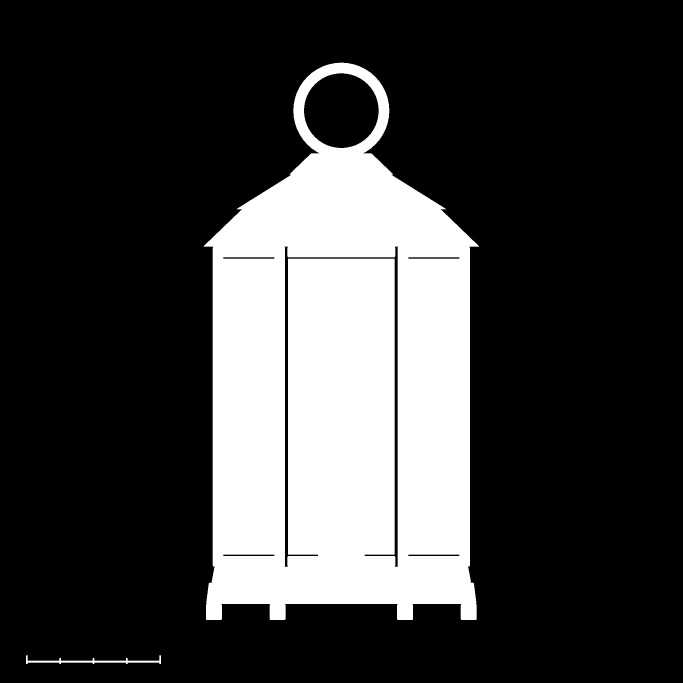
#> input picture rooms/atelier/seed/blueprint/front.png, 2048 x 2048 px (shown at 1/3 size)
$ python -i congestion.py   (imports and definitions only)   (older library calls are emulated)
#> lines starting #> are read from the running program, lines starting #| are printed output that depends on the picture
#> further down, picture is the input picture: shape (2048, 2048, 3); min 0, max 255, mean 60.1
### metrics/molmetrics/color.py
"""Color conversions (sRGB -> linear -> OKLab / OKLCH) and color.* metrics."""

from __future__ import annotations

from typing import Sequence

import numpy as np

# Precomputed 8-bit sRGB -> linear LUT (IEC 61966-2-1) for fast exact frame conversion.
_U8_GRID = np.arange(256, dtype=np.float64) / 255.0
_SRGB_TO_LINEAR_LUT = np.where(
    _U8_GRID <= 0.04045,
    _U8_GRID / 12.92,
    ((_U8_GRID + 0.055) / 1.055) ** 2.4,
)

# Ottosson (2020) direct linear-sRGB -> LMS and LMS^(1/3) -> OKLab matrices.
_M1_LRGB_TO_LMS = np.array([
    [0.4122214708, 0.5363325363, 0.0514459929],
    [0.2119034982, 0.6806995451, 0.1073969566],
    [0.0883024619, 0.2817188376, 0.6299787005],
], dtype=np.float64)

_M2_LMS_TO_OKLAB = np.array([
    [0.2104542553, 0.7936177850, -0.0040720468],
    [1.9779984951, -2.4285922050, 0.4505937099],
    [0.0259040371, 0.7827717662, -0.8086757660],
], dtype=np.float64)


def srgb_to_linear(srgb: np.ndarray) -> np.ndarray:
    """Convert sRGB (uint8 0..255 or float 0..1) to linear RGB using IEC 61966-2-1."""
    arr = np.asarray(srgb)
    if arr.dtype == np.uint8:
        return _SRGB_TO_LINEAR_LUT[arr]
    f = arr.astype(np.float64, copy=False)
    return np.where(f <= 0.04045, f / 12.92, ((np.maximum(f, 0.0) + 0.055) / 1.055) ** 2.4)


# [4 lines left out: function linear_to_srgb, not called in this run]


def linear_to_oklab(linear: np.ndarray) -> np.ndarray:
    """Convert linear sRGB (..., 3) to OKLab (..., 3) per Ottosson (2020)."""
    lin = np.asarray(linear, dtype=np.float64)
    lms = lin @ _M1_LRGB_TO_LMS.T
    lms_cbrt = np.cbrt(lms)
    return lms_cbrt @ _M2_LMS_TO_OKLAB.T
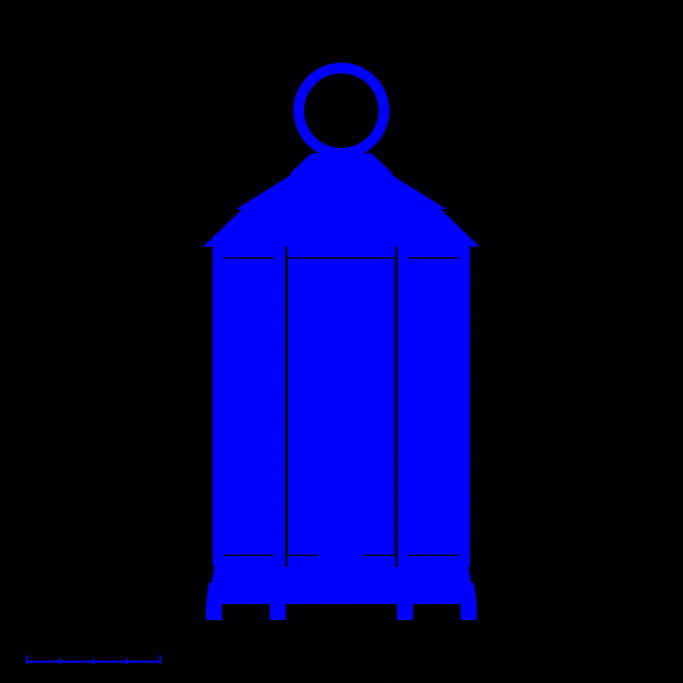
#> returned value: shape (2048, 2048, 3) float64 (shown at 1/3 size); mean of channels 0, 1, 2 0.24, 1.94e-11, 8.94e-09; drawn as B, G, R


def srgb_to_oklab(img: np.ndarray) -> np.ndarray:
    """Convert an sRGB image/array (uint8 or float in [0, 1]) to OKLab (..., 3)."""
    return linear_to_oklab(srgb_to_linear(img))


def srgb_to_oklab_l(img: np.ndarray) -> np.ndarray:
    """Fast path returning only OKLab lightness L in [0, 1] as float64."""
    return srgb_to_oklab(img)[..., 0]


# [182 lines left out: functions oklab_to_oklch, oklch_to_oklab, y8_luma, chromatic_mask, _nearest_palette_sqdist, palette_fidelity and 6 more, not called in this run]

### metrics/molmetrics/congestion.py
"""Feature Congestion visual clutter metric (Rosenholtz, Li & Nakano 2007).

Computes local covariance volume of OKLab color, DoG luminance contrast, and
structure-tensor orientation across 3 spatial scales, combined per Rosenholtz et al.
(2007), "Measuring visual clutter", Journal of Vision 7(2):17.
"""

from __future__ import annotations

import cv2
import numpy as np

from .color import srgb_to_oklab

# Regularization / feature normalization weights calibrated to Rosenholtz 2007 scales.
_COLOR_REG = 1e-6
_CONTRAST_WEIGHT = 1.0
_COLOR_WEIGHT = 1.0
_ORIENT_WEIGHT = 1.0
_NUM_SCALES = 3


def _det3x3_sym(
    c00: np.ndarray,
    c11: np.ndarray,
    c22: np.ndarray,
    c01: np.ndarray,
    c02: np.ndarray,
    c12: np.ndarray,
) -> np.ndarray:
    """Closed-form determinant of a symmetric 3x3 covariance matrix field."""
    return (
        c00 * (c11 * c22 - c12 * c12)
        - c01 * (c01 * c22 - c12 * c02)
        + c02 * (c01 * c12 - c11 * c02)
    )


def _blur(arr: np.ndarray, sigma: float) -> np.ndarray:
    return cv2.GaussianBlur(arr, (0, 0), sigmaX=sigma, sigmaY=sigma, borderType=cv2.BORDER_REFLECT101)


def _color_congestion_scale(lab: np.ndarray) -> np.ndarray:
    """Local 3x3 OKLab covariance volume sqrt(det(Sigma))^(1/3) at a single pyramid scale."""
    l_ch = lab[..., 0]
    a_ch = lab[..., 1]
    b_ch = lab[..., 2]

    sigma_w = 3.0
    ml = _blur(l_ch, sigma_w)
    ma = _blur(a_ch, sigma_w)
    mb = _blur(b_ch, sigma_w)

    # Subtract local mean before squaring to avoid float32 catastrophic cancellation on flat regions.
    dl = l_ch - ml
    da = a_ch - ma
    db = b_ch - mb

    c00 = _blur(dl * dl, sigma_w) + _COLOR_REG
    c11 = _blur(da * da, sigma_w) + _COLOR_REG
    c22 = _blur(db * db, sigma_w) + _COLOR_REG
    c01 = _blur(dl * da, sigma_w)
    c02 = _blur(dl * db, sigma_w)
    c12 = _blur(da * db, sigma_w)

    det = _det3x3_sym(c00, c11, c22, c01, c02, c12)
    base_floor = _COLOR_REG ** 0.5
    vol = np.power(np.maximum(det, 0.0), 1.0 / 6.0) - base_floor
    return np.maximum(vol, 0.0)


def _contrast_congestion_scale(lum: np.ndarray) -> np.ndarray:
    """Local std of Difference-of-Gaussians luminance contrast at a single scale."""
    dog = _blur(lum, 1.0) - _blur(lum, 2.0)
    sigma_w = 3.0
    mu = _blur(dog, sigma_w)
    diff = dog - mu
    var = np.maximum(_blur(diff * diff, sigma_w), 0.0)
    return np.sqrt(var)


def _orientation_congestion_scale(lum: np.ndarray) -> np.ndarray:
    """Local structure-tensor orientation clutter sqrt(lambda1 * lambda2)^(1/2) at a single scale."""
    # Smooth slightly before derivative to suppress 1-px numerical noise.
    lum_s = _blur(lum, 0.8)
    gx = cv2.Sobel(lum_s, cv2.CV_32F, 1, 0, ksize=3, scale=0.25)
    gy = cv2.Sobel(lum_s, cv2.CV_32F, 0, 1, ksize=3, scale=0.25)

    sigma_w = 3.0
    jxx = _blur(gx * gx, sigma_w)
    jyy = _blur(gy * gy, sigma_w)
    jxy = _blur(gx * gy, sigma_w)

    det_j = np.maximum(jxx * jyy - jxy * jxy, 0.0)
    # det(J)^(1/4) is linear in contrast and vanishes for 1D straight edges (lambda_min == 0).
    return np.power(det_j, 0.25)


def congestion_map(img: np.ndarray) -> np.ndarray:
    """Compute per-pixel Feature Congestion map across 3 Gaussian pyramid scales."""
    lab = srgb_to_oklab(img).astype(np.float32)
    h0, w0 = lab.shape[:2]
#> h0 = 2048; w0 = 2048

    max_color = np.zeros((h0, w0), dtype=np.float32)
    max_contrast = np.zeros((h0, w0), dtype=np.float32)
    max_orient = np.zeros((h0, w0), dtype=np.float32)

    cur_lab = lab
    for scale in range(_NUM_SCALES):
        if cur_lab.shape[0] < 4 or cur_lab.shape[1] < 4:
            break
        cur_lum = cur_lab[..., 0]
        c_col = _color_congestion_scale(cur_lab)
        c_con = _contrast_congestion_scale(cur_lum)
        c_ori = _orientation_congestion_scale(cur_lum)

        if scale > 0:
            c_col = cv2.resize(c_col, (w0, h0), interpolation=cv2.INTER_LINEAR)
            c_con = cv2.resize(c_con, (w0, h0), interpolation=cv2.INTER_LINEAR)
            c_ori = cv2.resize(c_ori, (w0, h0), interpolation=cv2.INTER_LINEAR)

        np.maximum(max_color, c_col, out=max_color)
        np.maximum(max_contrast, c_con, out=max_contrast)
        np.maximum(max_orient, c_ori, out=max_orient)

        if scale + 1 < _NUM_SCALES:
            cur_lab = cv2.pyrDown(cur_lab)
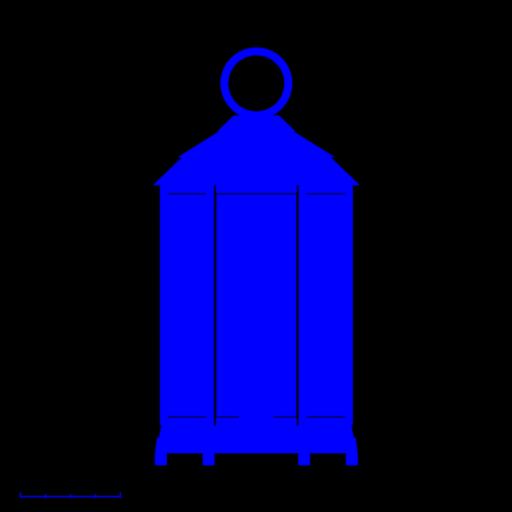
#> cur_lab: shape (512, 512, 3) float32; mean B, G, R 0.24, 1.94e-11, 8.94e-09
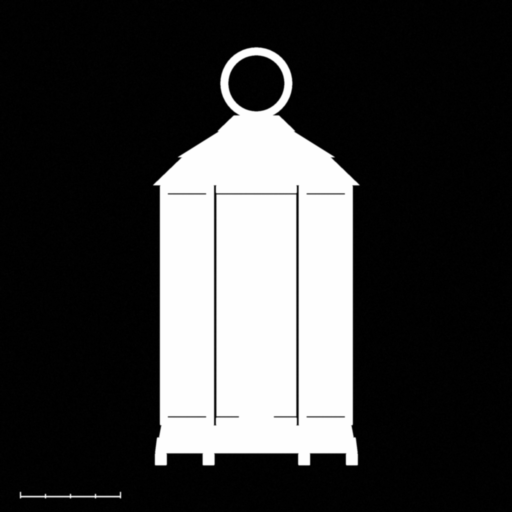
#> cur_lum: shape (512, 512) float32; min 1.64e-05, max 1, mean 0.24
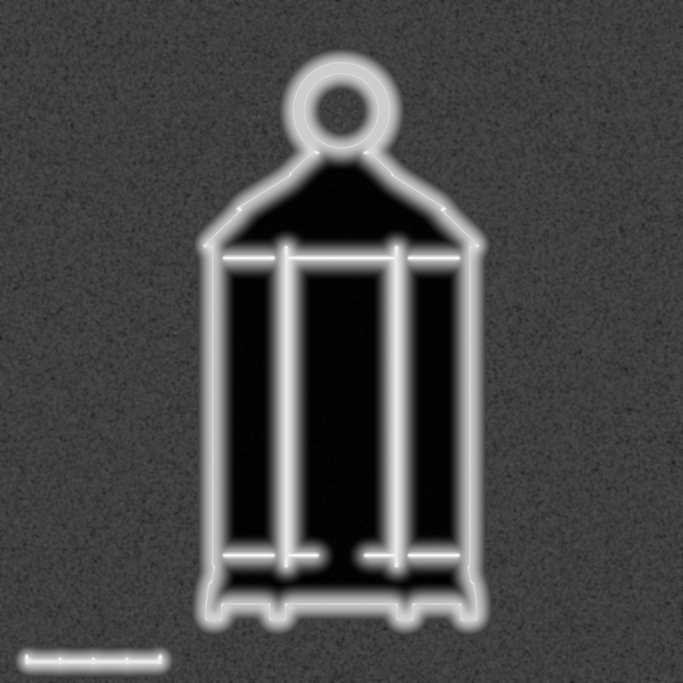
#> max_color: shape (2048, 2048) float32 (shown at 1/3 size); min 8.26e-06, max 0.00656, mean 0.00186; drawn with min black and max white
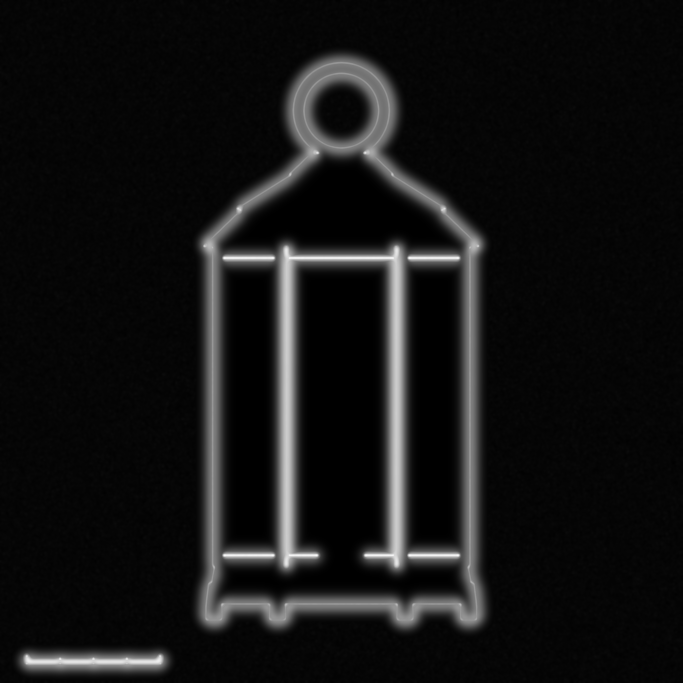
#> max_contrast: shape (2048, 2048) float32 (shown at 1/3 size); min 5.01e-05, max 0.148, mean 0.0114; drawn with min black and max white
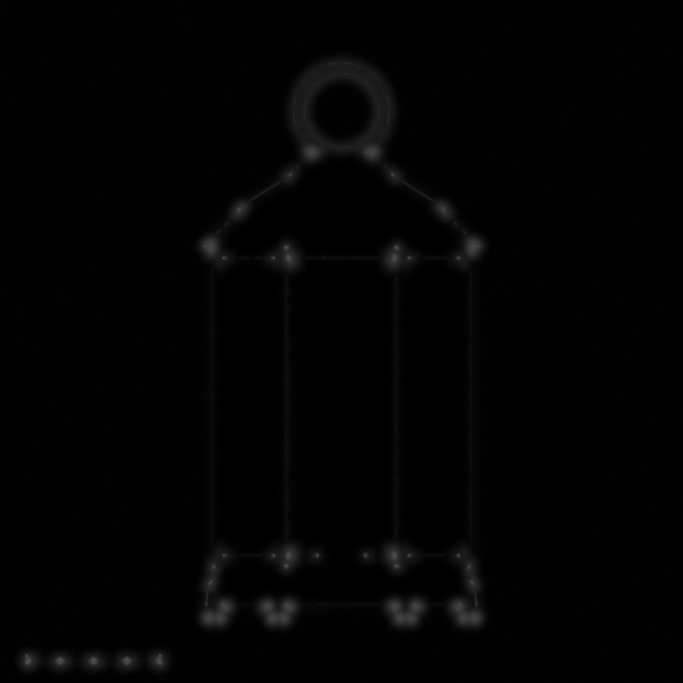
#> max_orient: shape (2048, 2048) float32 (shown at 1/3 size); min 9.9e-05, max 0.308, mean 0.0127

    # Empirical scale normalization commensurate with Rosenholtz et al. (2007).
    return (
        _COLOR_WEIGHT * (max_color / 0.05)
        + _CONTRAST_WEIGHT * (max_contrast / 0.05)
        + _ORIENT_WEIGHT * (max_orient / 0.05)
    ) / 3.0
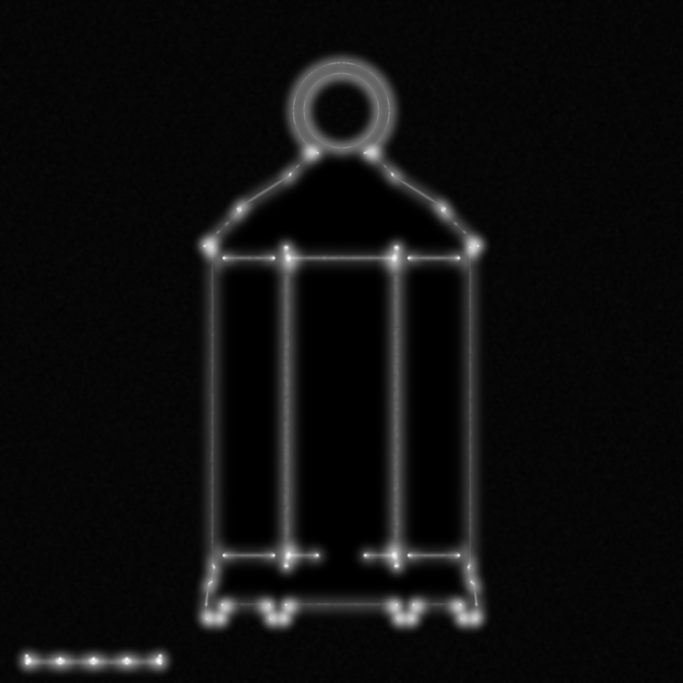
#> returned value: shape (2048, 2048) float32 (shown at 1/3 size); min 0.00109, max 3, mean 0.173; drawn with min black and max white


def feature_congestion(img: np.ndarray) -> float:
    """visual.congestion: mean Feature Congestion across the viewport."""
    return float(np.mean(congestion_map(img)))

>>> import cv2
>>> picture = cv2.imread('../../rooms/atelier/seed/blueprint/front.png')
>>> result = congestion_map(picture)

$ run again, on rooms/atelier/seed/blueprint/side.png
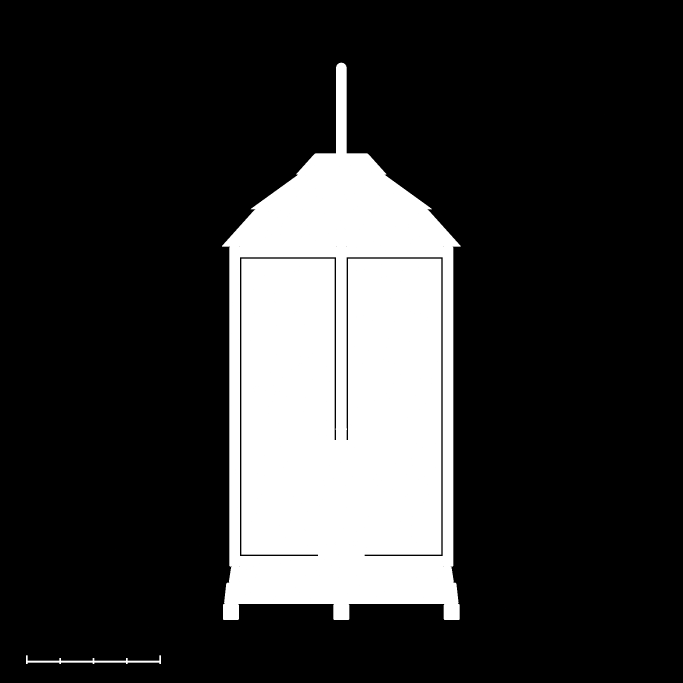
#> input picture rooms/atelier/seed/blueprint/side.png, 2048 x 2048 px (shown at 1/3 size)
#> picture is the input picture: shape (2048, 2048, 3); min 0, max 255, mean 51.7
#> after the loop in congestion_map, `for scale in range(_NUM_SCALES):`:
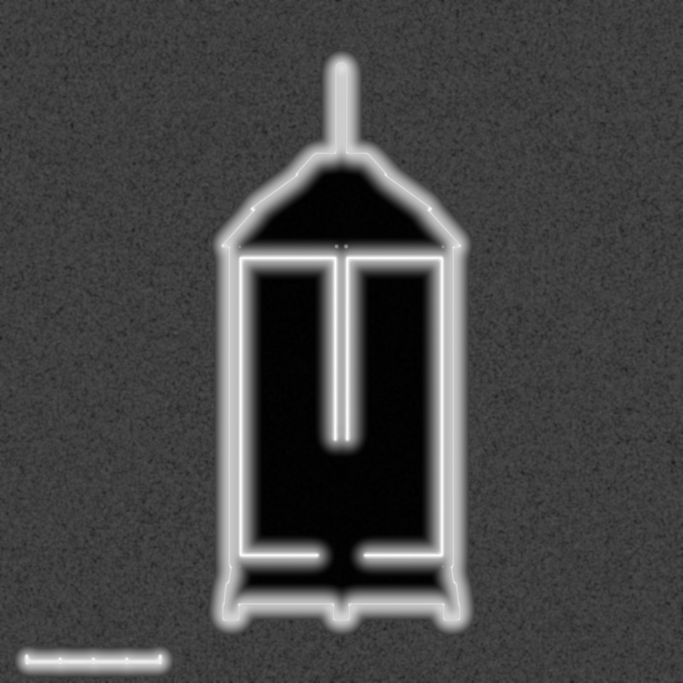
#> max_color: shape (2048, 2048) float32 (shown at 1/3 size); min 1.31e-05, max 0.00658, mean 0.00181; drawn with min black and max white
#> in congestion_map, `return ( _COLOR_WEIGHT * (max_color / 0.05) + _CONTRAST_WEIGHT * (max_..`:
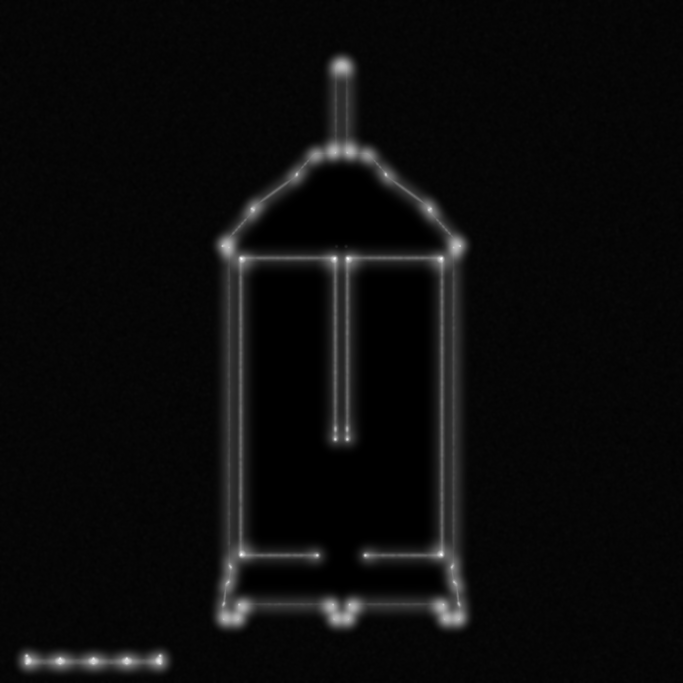
#> returned value: shape (2048, 2048) float32 (shown at 1/3 size); min 0.00141, max 3.32, mean 0.153; drawn with min black and max white

$ run again, on rooms/atelier/seed/blueprint/top.png
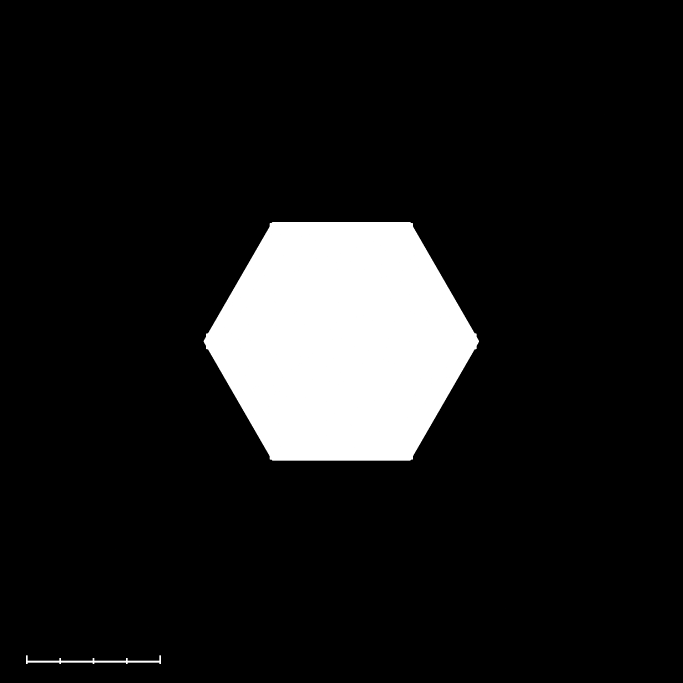
#> input picture rooms/atelier/seed/blueprint/top.png, 2048 x 2048 px (shown at 1/3 size)
#> picture is the input picture: shape (2048, 2048, 3); min 0, max 255, mean 27.3
#> after the loop in congestion_map, `for scale in range(_NUM_SCALES):`:
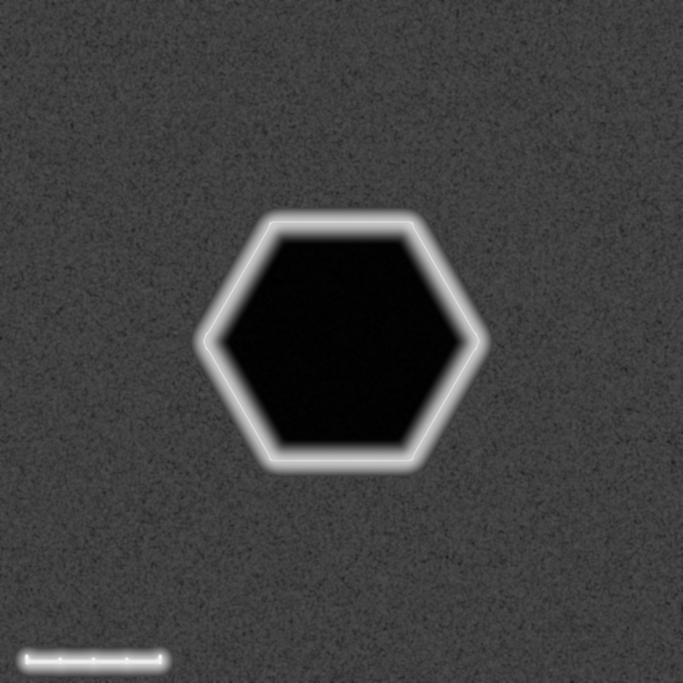
#> max_color: shape (2048, 2048) float32 (shown at 1/3 size); min 1.48e-05, max 0.00649, mean 0.00163; drawn with min black and max white
#> in congestion_map, `return ( _COLOR_WEIGHT * (max_color / 0.05) + _CONTRAST_WEIGHT * (max_..`:
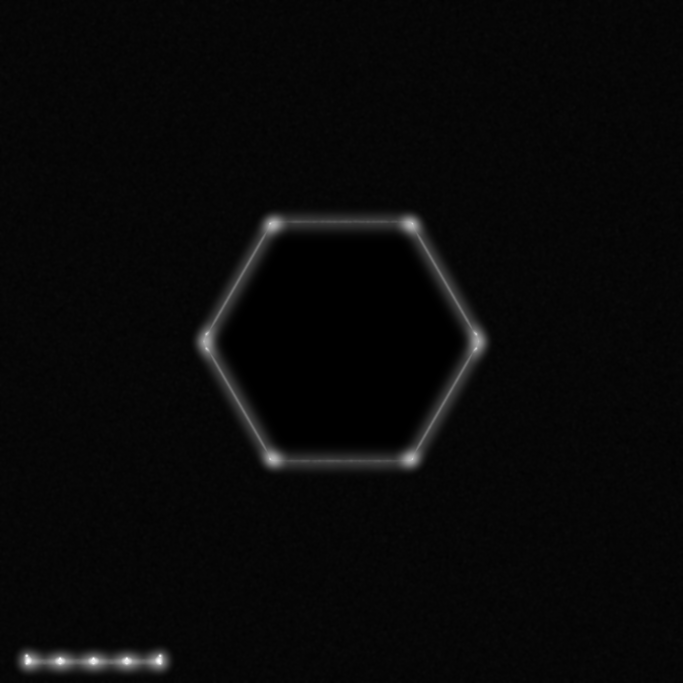
#> returned value: shape (2048, 2048) float32 (shown at 1/3 size); min 0.00135, max 3, mean 0.104; drawn with min black and max white
